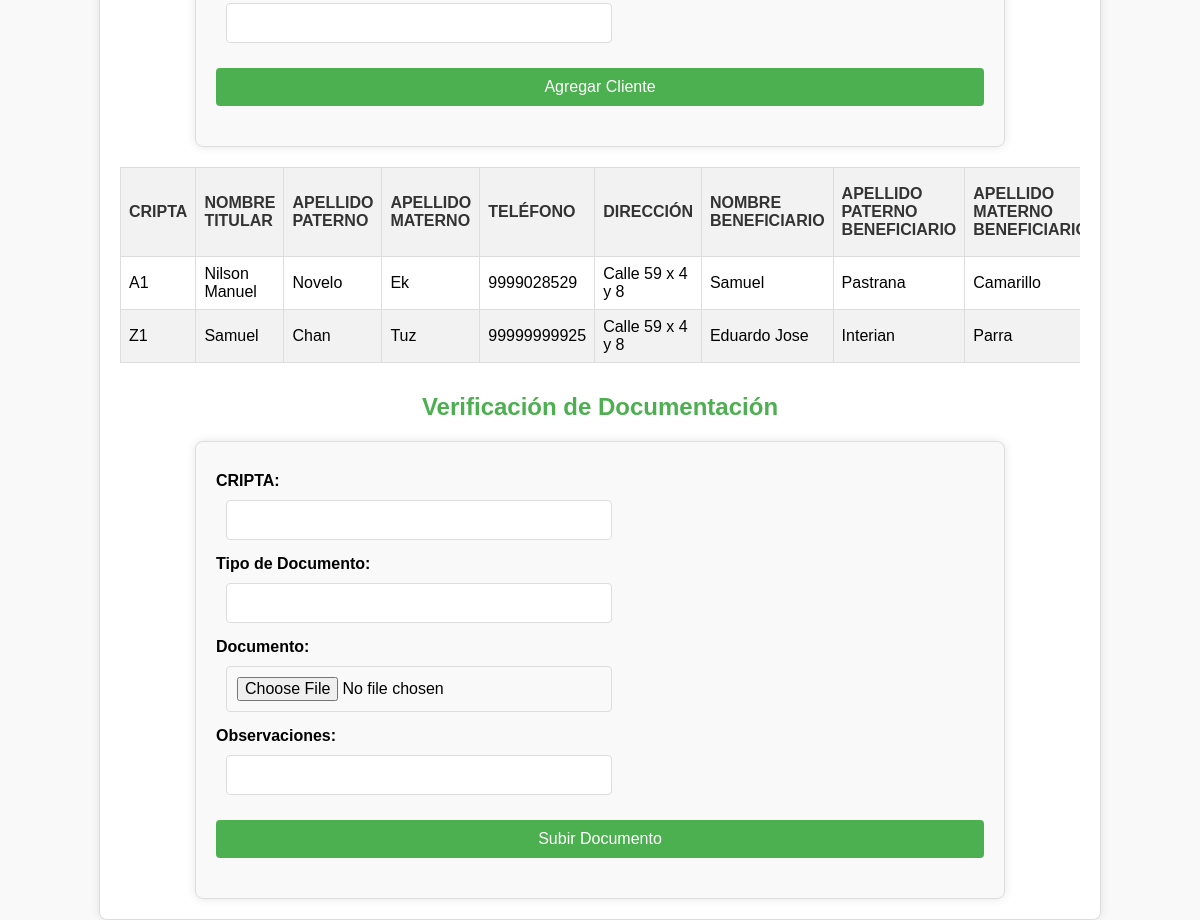
The page /agregar_cliente (signed in, lower part) on the database as committed earlier.
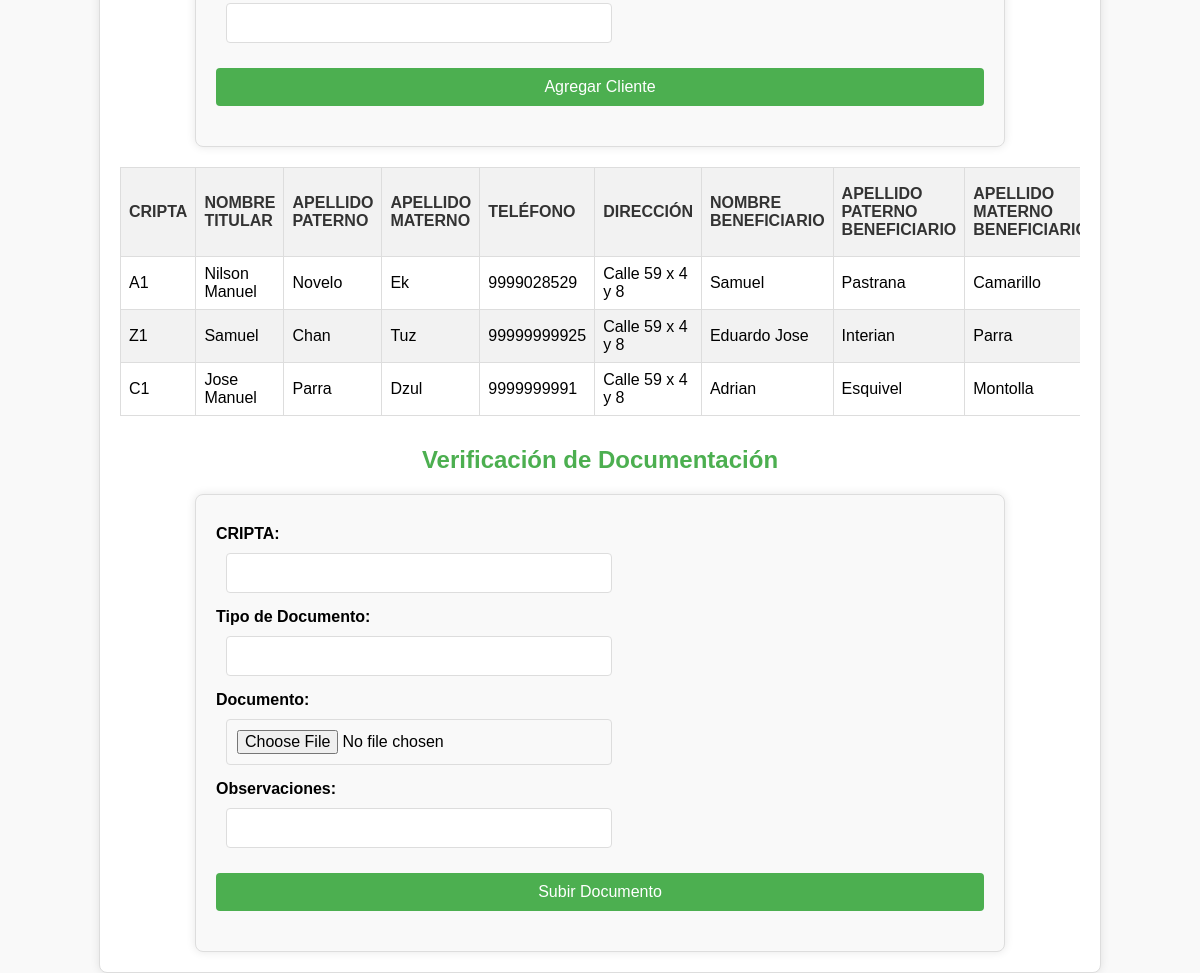
The same page on the database as committed later.
### tables this page shows
CREATE TABLE Clientes (
    Cripta TEXT PRIMARY KEY,
    Nombre_titular TEXT,
    Apellido_paterno TEXT,
    Apellido_materno TEXT,
    Telefono1 TEXT,
    Direccion1 TEXT,
    Nombre_Beneficiario TEXT,
    Apellido_paterno_Beneficiario TEXT,
    Apellido_materno_Beneficiario TEXT,
    Telefono_Beneficiario TEXT,
    Direccion_Beneficiario TEXT,
    Nombre_Beneficiario2 TEXT,
    Apellido_paterno_Beneficiario2 TEXT,
    Apellido_materno_Beneficiario2 TEXT,
    Telefono_Beneficiario2 TEXT,
    Direccion_Beneficiario2 TEXT
);

### app.py (the view, shortened to what this page needs)
@app.route('/agregar_cliente', methods=['GET', 'POST'])
def agregar_cliente():
    if 'username' not in session:
        return redirect(url_for('login'))
    clientes = get_clientes()
    return render_template('agregar_cliente.html', clientes=clientes)

### app.py (called while the page is built)
def get_db_connection():
    conn = sqlite3.connect('cripta_administracion.db')
    conn.row_factory = sqlite3.Row
    return conn

def get_clientes():
    conn = get_db_connection()
    cursor = conn.cursor()
    cursor.execute('SELECT * FROM clientes')
    clientes = cursor.fetchall()
    conn.close()
    return clientes

### templates/agregar_cliente.html (shortened to what this page needs)
<!DOCTYPE html>
<html lang="es">
<head>
    <link rel="stylesheet" href="{{ url_for('static', filename='styles.css') }}">
</head>
<body>
<div class="container">
    <form action="/agregar_cliente" method="post">
        <input type="text" id="direccion_beneficiario2" name="direccion_beneficiario2" required>
        <input type="submit" value="Agregar Cliente">
    </form>
    <div class="overflow-x-auto">
        <table id="tabla-criptas">
            <thead>
                <tr>
                    <th>CRIPTA</th>
                    <th>NOMBRE TITULAR</th>
                    <th>APELLIDO PATERNO</th>
                    <th>APELLIDO MATERNO</th>
                    <th>TELÉFONO</th>
                    <th>DIRECCIÓN</th>
                    <th>NOMBRE BENEFICIARIO</th>
                    <th>APELLIDO PATERNO BENEFICIARIO</th>
                    <th>APELLIDO MATERNO BENEFICIARIO</th>
                </tr>
            </thead>
            <tbody>
                {% for cliente in clientes %}
                <tr>
                    <td>{{ cliente.Cripta }}</td>
                    <td>{{ cliente.Nombre_titular }}</td>
                    <td>{{ cliente.Apellido_paterno }}</td>
                    <td>{{ cliente.Apellido_materno }}</td>
                    <td>{{ cliente.Telefono1 }}</td>
                    <td>{{ cliente.Direccion1 }}</td>
                    <td>{{ cliente.Nombre_Beneficiario }}</td>
                    <td>{{ cliente.Apellido_paterno_Beneficiario }}</td>
                    <td>{{ cliente.Apellido_materno_Beneficiario }}</td>
                </tr>
                {% endfor %}
            </tbody>
        </table>
    </div>
    <h2>Verificación de Documentación</h2>
    <form action="/verificar_documentacion" method="post" enctype="multipart/form-data">
        <label for="cripta">CRIPTA:</label>
        <input type="text" id="cripta" name="cripta" required>
        <label for="tipo_documento">Tipo de Documento:</label>
        <input type="text" id="tipo_documento" name="tipo_documento" required>
        <label for="documento">Documento:</label>
        <input type="file" id="documento" name="documento">
        <label for="observaciones">Observaciones:</label>
        <input type="text" id="observaciones" name="observaciones">
        <input type="submit" value="Subir Documento">
    </form>
</div>
</body>
</html>

### static/styles.css (style rules this page uses)
.container { width: 80%; margin: auto; padding: 20px; border: 1px solid #ddd; border-radius: 8px; background-color: #f9f9f9; margin-top: 50px; }
form { margin-bottom: 20px; }
form label { display: block; margin-bottom: 5px; font-weight: bold; }
form input[type="text"], form input[type="file"] { width: calc(100% - 12px); padding: 8px; margin-bottom: 10px; border: 1px solid #ccc; border-radius: 4px; font-size: 16px; }
form input[type="submit"] { background-color: #04AA6D; color: white; border: none; padding: 10px 20px; text-align: center; text-decoration: none; display: inline-block; font-size: 16px; margin-top: 10px; cursor: pointer; border-radius: 4px; }
table { width: 100%; border-collapse: collapse; margin-top: 20px; }
table th, table td { border: 1px solid #ddd; padding: 8px; text-align: left; }
table th { background-color: #f2f2f2; color: #333; }
table tr:nth-child(even) { background-color: #f2f2f2; }
h2 { margin-top: 30px; text-align: center; }
form { width: 80%; margin: auto; padding: 20px; border: 1px solid #ddd; border-radius: 8px; background-color: #f9f9f9; box-shadow: 0 0 10px rgba(0, 0, 0, 0.1); margin-top: 20px; }
form input[type="text"], form select { width: calc(100% - 22px); padding: 10px; margin-bottom: 10px; border: 1px solid #ccc; border-radius: 4px; font-size: 16px; }
table, th, td { border: 1px solid #ddd; padding: 8px; text-align: left; }
th { background-color: #f2f2f2; }

### templates/agregar_cliente.html (style rules this page uses)
body { font-family: Arial, sans-serif; background-color: #f9f9f9; margin: 0; padding: 0; }
.container { width: 80%; margin: auto; padding: 20px; background-color: white; box-shadow: 0 0 10px rgba(0, 0, 0, 0.1); border-radius: 8px; margin-top: 20px; }
h2 { color: #4CAF50; }
form { display: flex; flex-wrap: wrap; }
form label { width: 100%; margin: 10px 0 5px; font-weight: bold; }
form input[type="text"], form input[type="file"] { width: calc(50% - 20px); margin: 5px 10px; padding: 10px; border: 1px solid #ddd; border-radius: 4px; }
form input[type="submit"] { width: 100%; margin: 20px 0; padding: 10px; background-color: #4CAF50; color: white; border: none; border-radius: 4px; cursor: pointer; }
table { width: 100%; border-collapse: collapse; margin-top: 20px; }
table, th, td { border: 1px solid #ddd; padding: 8px; text-align: left; }
th { background-color: #f2f2f2; }
.overflow-x-auto { overflow-x: auto; }

Rows that differ between the two databases and show on the page:
added Clientes: Cripta "C1", Nombre_titular "Jose Manuel", Apellido_paterno "Parra", Apellido_materno "Dzul", Telefono1 "9999999991", Direccion1 "Calle 59 x 4 y 8", Nombre_Beneficiario "Adrian", Apellido_paterno_Beneficiario "Esquivel", Apellido_materno_Beneficiario "Montolla"
